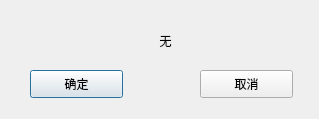
<?xml version="1.0" encoding="UTF-8"?>
<ui version="4.0">
 <class>notice_window</class>
 <widget class="QDialog" name="notice_window">
  <property name="geometry">
   <rect>
    <x>0</x>
    <y>0</y>
    <width>319</width>
    <height>119</height>
   </rect>
  </property>
  <property name="font">
   <font>
    <family>Microsoft YaHei UI</family>
   </font>
  </property>
  <property name="windowTitle">
   <string>提示</string>
  </property>
  <property name="sizeGripEnabled">
   <bool>false</bool>
  </property>
  <widget class="QLabel" name="notice_content">
   <property name="geometry">
    <rect>
     <x>40</x>
     <y>20</y>
     <width>251</width>
     <height>41</height>
    </rect>
   </property>
   <property name="font">
    <font>
     <family>Microsoft YaHei UI</family>
    </font>
   </property>
   <property name="text">
    <string>无</string>
   </property>
   <property name="alignment">
    <set>Qt::AlignCenter</set>
   </property>
  </widget>
  <widget class="QPushButton" name="notice_true_btn">
   <property name="geometry">
    <rect>
     <x>30</x>
     <y>70</y>
     <width>93</width>
     <height>28</height>
    </rect>
   </property>
   <property name="font">
    <font>
     <family>Microsoft YaHei UI</family>
    </font>
   </property>
   <property name="text">
    <string>确定</string>
   </property>
  </widget>
  <widget class="QPushButton" name="notice_cancel_btn">
   <property name="enabled">
    <bool>true</bool>
   </property>
   <property name="geometry">
    <rect>
     <x>200</x>
     <y>70</y>
     <width>93</width>
     <height>28</height>
    </rect>
   </property>
   <property name="font">
    <font>
     <family>Microsoft YaHei UI</family>
    </font>
   </property>
   <property name="text">
    <string>取消</string>
   </property>
  </widget>
 </widget>
 <resources/>
 <connections/>
</ui>
